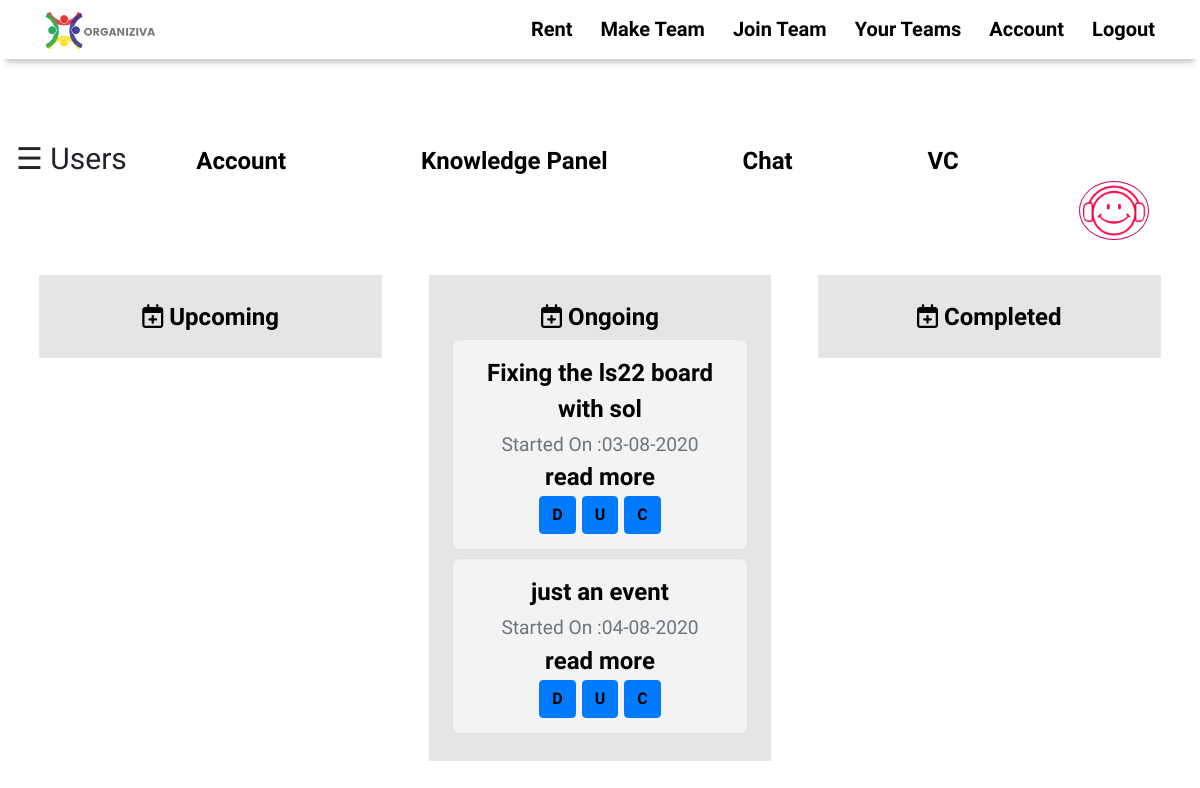
Page /c958cd92c34a6f77dpsrohini/team (signed in) on the earlier database version.
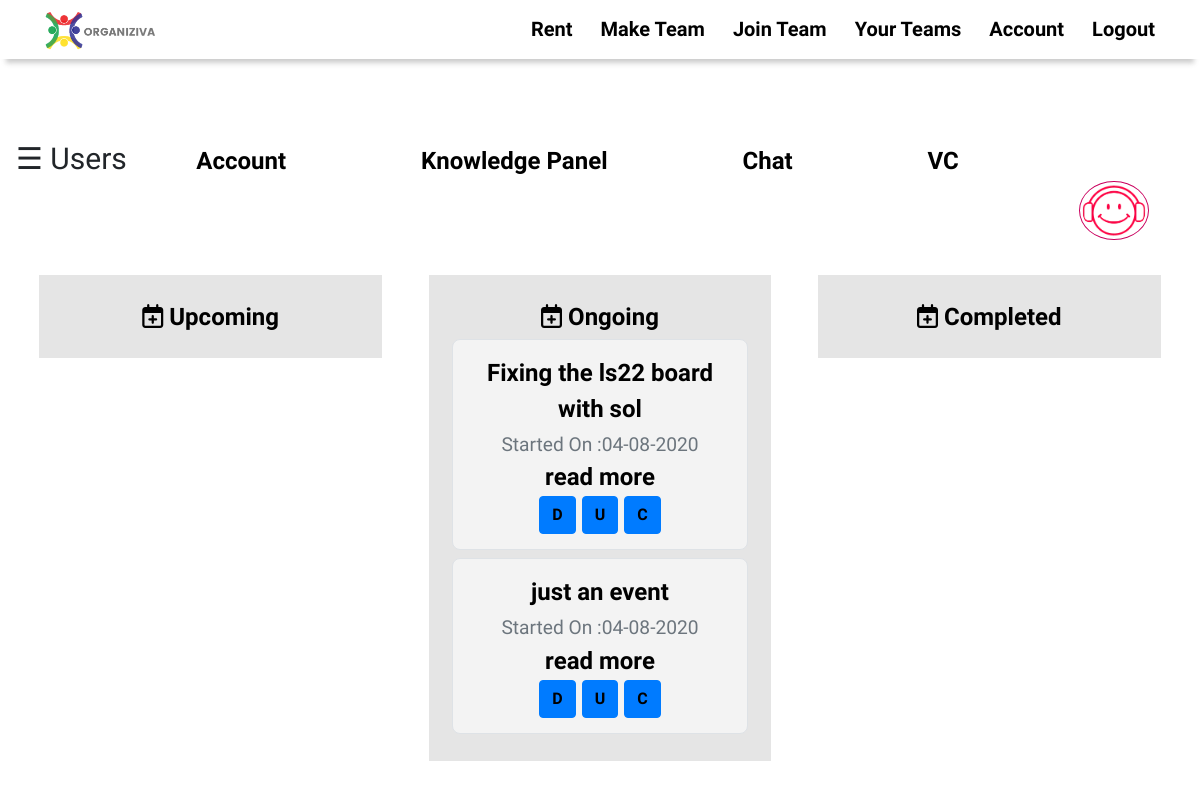
Same page on the later database version.
### Tool/models.py (models this page shows, shortened)
class Events(db.Model):
    __tablename__ = 'events'
    id = db.Column(db.Integer, primary_key = True)
    teamid = db.Column(db.Integer, db.ForeignKey('teams.randomid'))
    date = db.Column(db.DateTime,nullable = False,default=datetime.now)
    start_date = db.Column(db.DateTime,nullable = True)
    end_date = db.Column(db.DateTime,nullable = True)
    title = db.Column(db.String)
    event = db.Column(db.String)
    type = db.Column(db.String)

### app.py (the view)
@app.route('/<team_id>/team', methods = ['GET' , 'POST'])
@login_required
def team(team_id):
    team = Team.query.filter_by(randomid = team_id).first()
    if current_user in team.workers:
        team_upcoming = Events.query.filter_by(type = 'upcoming', teamid = team_id).order_by(Events.start_date.asc())
        for upcoming in team_upcoming:
            if upcoming.start_date is None:
                continue
            now = datetime.now()
            if upcoming.start_date.strftime('%d-%m-%Y') <= now.strftime('%d-%m-%Y'):
                return redirect(url_for('change_event' , team_id = team_id , event_id = upcoming.id , type = 'o'))
        team_ongoing = Events.query.filter_by(type = 'ongoing', teamid = team_id).order_by(Events.start_date.asc())
        team_completed = Events.query.filter_by(type = 'completed', teamid = team_id).order_by(Events.date.asc())
        team_owner = team.ownerid
    else:
        abort(403)
    return render_template('team.htm',team = team ,team_owner = team_owner, team_upcoming = team_upcoming,
                            team_ongoing = team_ongoing , team_completed = team_completed , team_id = team_id )

### Tool/models.py (called while the page is built)
@login_manager.user_loader
def load_user(user_id):
    return User.query.get(user_id)

### Tool/templates/team.htm (shortened to what this page needs)
{%extends 'base.htm'%}
{%block content%}
<div id="main">
  <br><br><br><br><br>
<span style="font-size:30px;cursor:pointer" onclick="openNav()">&#9776; Users</span>
{%if team_owner == current_user.id%}
  <a style=" padding: 0.61% ;border-radius: 7%;" class="addition" href="{{url_for('team_account' , team_id = team_id)}}">Account</a>
{%endif%}
<a style=" padding: 0.61% ;border-radius: 7%;" class="addition" href="{{url_for('all_knowledge' , team_id = team_id)}}">Knowledge Panel</a>
<a style=" padding: 0.61% ;border-radius: 7%;" class="addition" href="{{url_for('sessions' , teamid = team_id)}}">Chat</a>
<a title="video call" style=" padding: 0.61% ;border-radius: 7%;" class="addition" href="{{url_for('vc' , team_id = team_id)}}">VC</a>
<div class="portfolio">
  <div class="portfolio-item">
      <a href="#lightbox" title="Relaxing Music" class="button"><img style="float: right; margin-bottom: 3% ;padding: 0.2%; margin-right: 3%; border-radius: 50%; border: 1px solid rgb(201, 0, 94);" src="{{url_for('static', filename="head.png")}}" alt="Music to deal with fatigue"  width="70px"></a>
  </div>
</div>
<div class="lists">
  <div class="list">
    {%if team_owner == current_user.id%}
      <a title="Add Event" align = "center" href="{{url_for('make_upcoming' , team_id = team_id , type = 'upcoming')}}">
        <i class="fa fa-calendar-plus-o" style="font-size:24px"></i>
        Upcoming</a>
    {%else%}
    <center>Upcoming</center>
    {%endif%}
  </div>
  <div class="list">
    {%if team_owner == current_user.id%}
      <a title="Add Event" align = "center" href="{{url_for('make_upcoming' , team_id = team_id ,type = 'ongoing')}}">
        <i class="fa fa-calendar-plus-o" style="font-size:24px"></i>
        Ongoing</a>
    {%else%}
    <center>Ongoing</center>
    {%endif%}
    {%if team_ongoing%}
      {%for event in team_ongoing%}
      <div class = "list-item jumbotron border">
        {{event.title}}
        <small id="emailHelp" class="form-text text-muted">Started On :{{event.start_date.strftime('%d-%m-%Y')}}</small>
        <a href="{{url_for('event' ,team_id = team_id, event_id = event.id )}}">read more</a>
        <br>
        {%if current_user.id == team.ownerid%}
          <a style="font-weight: 800;" class="btn btn-primary" title = "Delete" href="{{url_for('delete_event' , team_id = team_id , event_id = event.id)}}">D</a>
        {%endif%}
        <a style="font-weight: 800;" class="btn btn-primary" title = "Change to Upcoming" href="{{url_for('change_event' , team_id = team_id , event_id = event.id , type = 'u')}}">U</a>
        <a style="font-weight: 800;" class="btn btn-primary" title = "Change to Completed" href="{{url_for('change_event' , team_id = team_id , event_id = event.id , type = 'c')}}">C</a>
      </div>
      {%endfor%}
    {%endif%}
  </div>
  <div class="list">
    {%if team_owner == current_user.id%}
      <a title="Add Event" align = "center" href="{{url_for('make_upcoming' , team_id = team_id , type = 'completed')}}">
        <i class="fa fa-calendar-plus-o" style="font-size:24px"></i>
        Completed</a>
    {%else%}
    <center>Completed</center>
    {%endif%}
  </div>
</div>
</div>
{%endblock%}

### Tool/templates/base.htm (shortened to what this page needs)
<!DOCTYPE html>
<html>
<head>
  <link
  rel="stylesheet"
  href="https://cdnjs.cloudflare.com/ajax/libs/animate.css/4.0.0/animate.min.css"
/>
    <link rel="stylesheet" type="text/css" media="screen" href="{{url_for('static', filename="remote.css")}}">
    <link rel="stylesheet" href="https://cdnjs.cloudflare.com/ajax/libs/font-awesome/4.7.0/css/font-awesome.min.css">
    <link href="https://unpkg.com/aos@2.3.1/dist/aos.css" rel="stylesheet">
    <link rel="stylesheet" href="https://stackpath.bootstrapcdn.com/bootstrap/4.5.0/css/bootstrap.min.css">
</head>
<body>
  <nav class="site-header fixed-top py-1 font-weight-bold navigation ">
      <div class="container d-flex flex-column flex-md-row justify-content-between">
        <a class="navbar-brand" href="{{url_for('index')}}">
          <img  src="{{url_for('static', filename="main-logo.png")}}" width="25%"  class="d-inline-block align-left" alt="logo can't load" align = "left">
        </a>
          {%if current_user.is_authenticated%}
          <a class = "clicks" href="{{url_for('all_rental')}}">Rent</a>
          <a class="clicks" href="{{url_for('make_team')}}">Make Team</a>
          <a class="clicks" href="{{url_for('join_team')}}">Join Team</a>
          <a class="clicks" href="{{url_for('all_teams')}}">Your Teams</a>
          <a class="clicks" href="{{url_for('account')}}">Account</a>
          <a class="clicks" href="{{url_for('logout')}}">Logout</a>
          {%else%}
          <a class="clicks nav-item active" href="{{url_for('register')}}">Register</a>
          <a class="clicks nav-item active" href="{{url_for('login')}}">Login</a>
          <a class="clicks nav-item active" href="{{url_for('chatbot')}}">Chatbot</a>
          {%endif%}
      </div>
  </nav>
  {%block content%}
  {%endblock%}
</body>

### Tool/static/remote.css (style rules this page uses)
html { scroll-behavior: smooth; }
body { font-family: 'Josefin Sans', sans-serif !important; }
.navigation { position: sticky ; padding: 1.5%; width: 100%; background-color: white !important; line-height: 40px; box-shadow: 0 10px 5px -6px rgba(75, 75, 75, 0.281); }
.clicks { font-family: 'Josefin Sans', sans-serif; font-size: 20px; padding-top: 5px ; float: right; }
a { text-decoration: none !important; color: black !important; }
.addition { font-family: 'Josefin Sans', sans-serif; font-size: 150%; font-weight: 900; margin: 5%; margin-top: 15% !important; }
* { margin: 0; padding: 0; box-sizing: border-box; }
.lists { font-family: 'Josefin Sans', sans-serif; color: black; font-size: x-large; font-weight: 700; display: flex; flex: 1; width: 100%; }
.lists .list { display: flex; flex-flow: column; flex: 1; width: 100%; max-height: fit-content; height: 100%; background-color: rgba(0, 0, 0, 0.1); margin: 0 2%; padding: 2%; transition: all 0.2s linear; }
.lists .list .list-item { background-color: #F3F3F3; border-radius: 8px; padding: 15px 20px; text-align: center; margin: 4px 0px; }
* { box-sizing: border-box; }

### Tool/templates/team.htm (style rules this page uses)
body { font-family: "Lato", sans-serif; transition: background-color .5s; }
#main { transition: margin-left .5s; padding: 16px; }

Differences in the rows shown:
changed Events "Fixing the ls22 board with sol": start_date "03-08-2020" → "04-08-2020"
